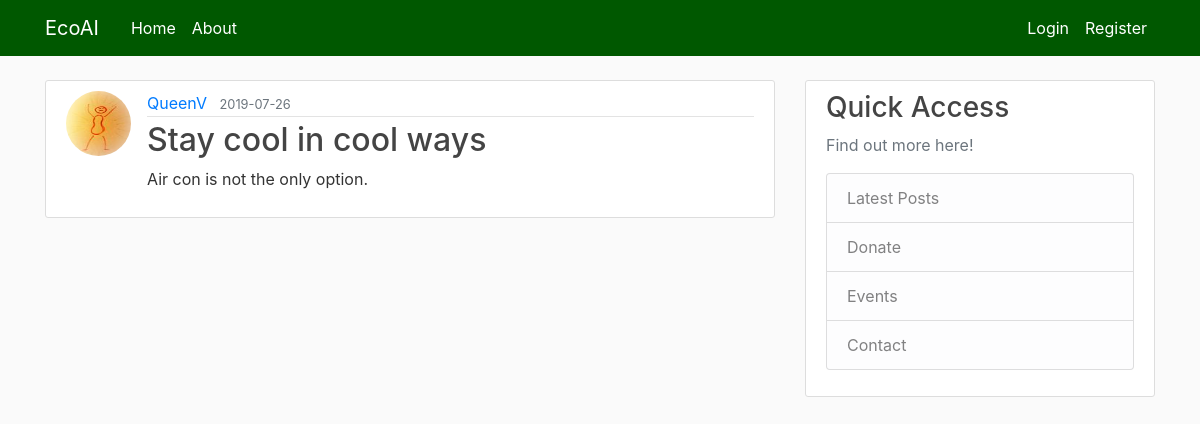
Before: /post/24 with the older database file.
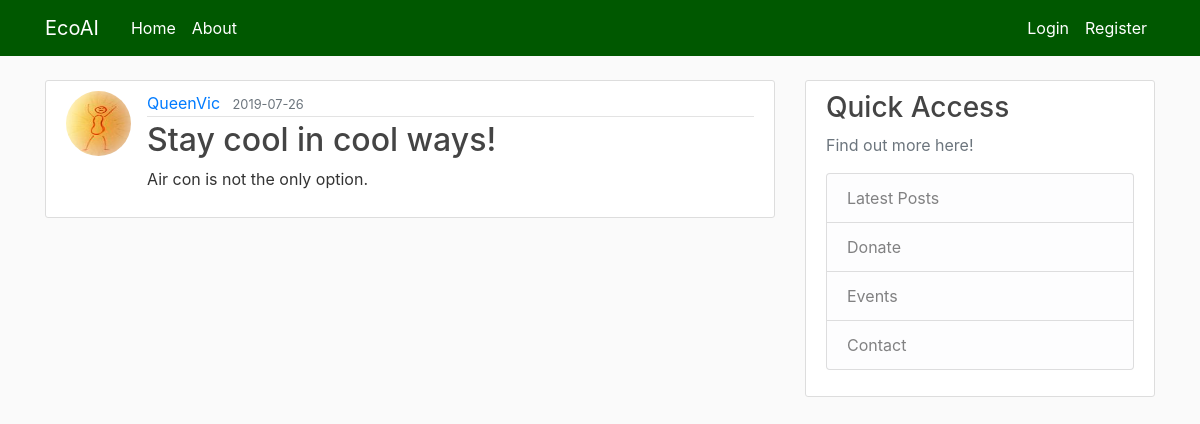
After: the same page with the newer database file.
### flaskblog/models.py (models this page shows, shortened)
class User(db.Model, UserMixin):
    id = db.Column(db.Integer, primary_key=True)
    username = db.Column(db.String(20), unique=True, nullable=False)
    email = db.Column(db.String(120), unique=True, nullable=False)
    image_file = db.Column(db.String(20), nullable=False, default='default.jpg')
    password = db.Column(db.String(60), nullable=False)
    post = db.relationship('Post', backref='author', lazy=True) #this relates the User to Post

class Post(db.Model):
    id = db.Column(db.Integer, primary_key=True)
    title = db.Column(db.String(100), nullable=False)
    date_posted = db.Column(db.DateTime, nullable=False, default=datetime.utcnow)
    content = db.Column(db.Text, nullable=False)
    user_id = db.Column(db.Integer, db.ForeignKey('user.id'), nullable=False) #this relates Post to User

### flaskblog/routes.py (the view)
@app.route("/post/<int:post_id>")
def post(post_id):
    post = Post.query.get_or_404(post_id)
    return render_template('post.html', title=post.title, post=post)

### flaskblog/templates/post.html (shortened to what this page needs)
{% extends "layout.html" %}
{% block content %}
    <article class="media content-section">
        <img class="rounded-circle article-img" src="{{ url_for('static', filename='profile_pics/' + post.author.image_file) }}">
        <div class="media-body">
            <div class="article-metadata">
            <a class="mr-2" href="{{ url_for('user_posts', username=post.author.username)}}">{{ post.author.username }}</a>
            <small class="text-muted">{{ post.date_posted.strftime('%Y-%m-%d') }}</small>
            </div>
            <h2 class="article-title">{{ post.title }}</h2>
            <p class="article-content">{{ post.content }}</p>
        </div>
    </article>
{% endblock content %}

Changed rows visible on the page:
changed User: author.username "QueenV" → "QueenVic"
changed Post "Air con is not the only option.": title "Stay cool in cool ways" → "Stay cool in cool ways!"
